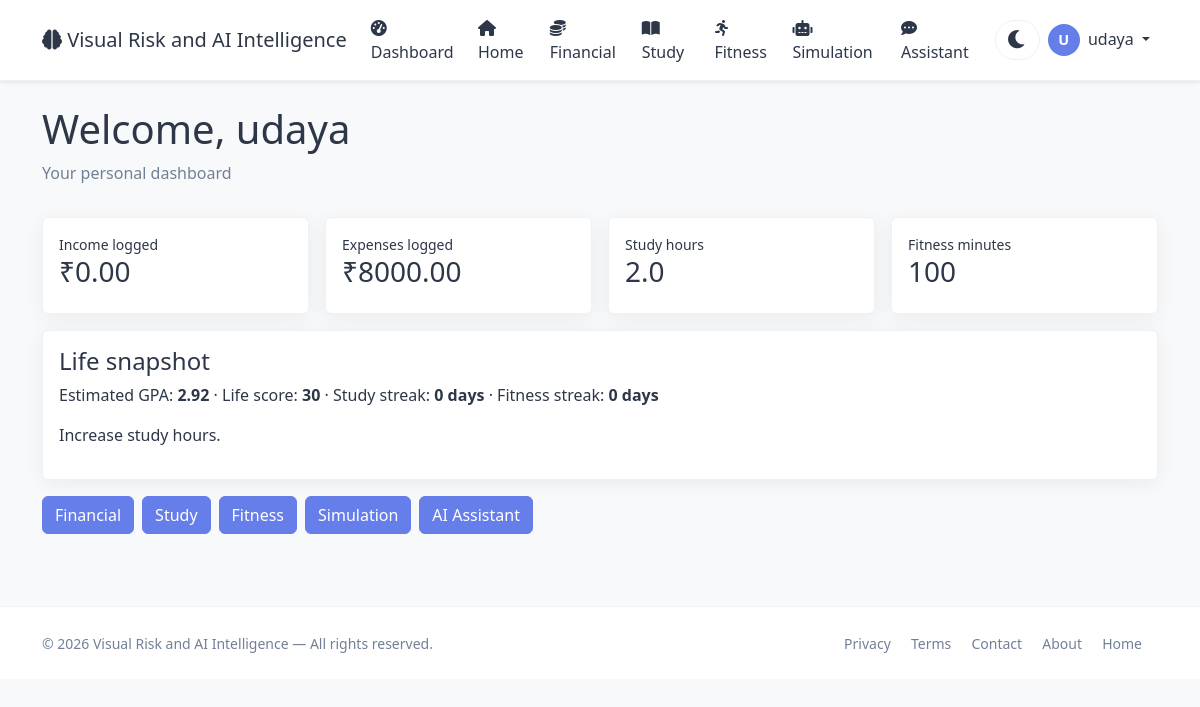
Screenshot of /user/dashboard (signed in) with the database file from the repository.
### app.py (models this page shows, shortened)
class User(UserMixin, db.Model):
    id = db.Column(db.Integer, primary_key=True)
    username = db.Column(db.String(80), unique=True, nullable=False)
    email = db.Column(db.String(120), unique=True, nullable=False)
    password_hash = db.Column(db.String(200), nullable=False)
    age = db.Column(db.Integer, default=25)
    occupation = db.Column(db.String(100), default='Student')
    monthly_income = db.Column(db.Float, default=50000)
    monthly_expenses = db.Column(db.Float, default=35000)
    savings = db.Column(db.Float, default=100000)
    study_hours_per_week = db.Column(db.Float, default=20)
    fitness_hours_per_week = db.Column(db.Float, default=5)
    sleep_hours_per_day = db.Column(db.Float, default=7)
    created_at = db.Column(db.DateTime, default=datetime.utcnow)
    is_admin = db.Column(db.Boolean, default=False)
    transactions = db.relationship('Transaction', backref='user', lazy=True)
    study_logs = db.relationship('StudyLog', backref='user', lazy=True)
    fitness_logs = db.relationship('FitnessLog', backref='user', lazy=True)
    goals = db.relationship('Goal', backref='user', lazy=True)

### app.py (the view, shortened to what this page needs)
@app.route('/user/dashboard')
@login_required
def user_dashboard():
    metrics = calculate_financial_metrics(current_user)
    gpa_info = predict_gpa(current_user)
    total_fitness = sum(f.duration_min for f in current_user.fitness_logs)
    monthly_income = defaultdict(float)
    monthly_expenses = defaultdict(float)
    for tx in current_user.transactions:
        month_key = tx.date.strftime('%Y-%m')
        if tx.type == 'income':
            monthly_income[month_key] += tx.amount
        else:
            monthly_expenses[month_key] += tx.amount
    all_months = sorted(set(monthly_income.keys()) | set(monthly_expenses.keys()))
    months = all_months[-6:]
    income_data = [monthly_income.get(m, 0) for m in months]
    expense_data = [monthly_expenses.get(m, 0) for m in months]
    study_dates = defaultdict(float)
    for log in current_user.study_logs:
        study_dates[log.date.strftime('%Y-%m-%d')] += log.hours
    study_days = sorted(study_dates.keys())[-14:]
    study_hours = [study_dates.get(d, 0) for d in study_days]
    fitness_dates = defaultdict(float)
    for log in current_user.fitness_logs:
        fitness_dates[log.date.strftime('%Y-%m-%d')] += log.duration_min
    fitness_days = sorted(fitness_dates.keys())[-14:]
    fitness_minutes = [fitness_dates.get(d, 0) for d in fitness_days]
    goal_progress = []
    monthly_net = defaultdict(float)
    for tx in current_user.transactions:
        month_key = tx.date.strftime('%Y-%m')
        if tx.type == 'income':
            monthly_net[month_key] += tx.amount
        else:
            monthly_net[month_key] -= tx.amount
    sorted_months = sorted(monthly_net.keys())
    net_values = [monthly_net[m] for m in sorted_months[-6:]]
    if len(net_values) >= 3:
        forecast_net = generate_forecast(net_values, 6)
        savings_forecast = []
        cum = current_user.savings
        for val in forecast_net:
            cum += val
            savings_forecast.append(cum)
    else:
        savings_forecast = [current_user.savings + i * 5000 for i in range(6)]
    study_hours_by_month = defaultdict(float)
    for log in current_user.study_logs:
        month_key = log.date.strftime('%Y-%m')
        study_hours_by_month[month_key] += log.hours
    study_hours_list = [
        study_hours_by_month[m]
        for m in sorted(study_hours_by_month.keys())[-4:]
    ]
    if len(study_hours_list) >= 3:
        forecast_hours = generate_forecast(study_hours_list, 3)
        gpa_forecast = []
        avg_prod = (
            sum((l.productivity_score or 0) for l in current_user.study_logs)
            / len(current_user.study_logs)
            if current_user.study_logs
            else 70
        )
        for hours in forecast_hours:
            gpa = 2.0 + (hours / 50) + (avg_prod / 200)
            gpa_forecast.append(round(min(4.0, max(1.0, gpa)), 2))
    else:
        gpa_forecast = [gpa_info['gpa'] + i * 0.05 for i in range(3)]
    fitness_by_day = defaultdict(float)
    for log in current_user.fitness_logs:
        fitness_by_day[log.date.strftime('%Y-%m-%d')] += log.duration_min
    fitness_days_list = list(fitness_by_day.values())[-14:]
    if len(fitness_days_list) >= 5:
        forecast_fitness = generate_forecast(fitness_days_list, 30)
        projected_fitness = sum(forecast_fitness)
    else:
        projected_fitness = total_fitness * 2
    total_study_hours = sum(log.hours for log in current_user.study_logs) or 0
    study_streak = 0
    if current_user.study_logs:
        study_days_set = set(log.date for log in current_user.study_logs)
        today = datetime.now().date()
        for i in range(7):
            if today - timedelta(days=i) in study_days_set:
                study_streak += 1
            else:
                break
    fitness_streak = 0
    if current_user.fitness_logs:
        today = datetime.now().date()
        for i in range(7):
            day_total = sum(
                l.duration_min
                for l in current_user.fitness_logs
                if l.date == (today - timedelta(days=i))
            )
            if day_total >= 10:
                fitness_streak += 1
            else:
                break
    subject_totals = defaultdict(float)
    for log in current_user.study_logs:
        if log.subject:
            subject_totals[log.subject] += log.hours
    subjects = list(subject_totals.keys())
    subject_hours = list(subject_totals.values())
    activity_totals = defaultdict(float)
    for log in current_user.fitness_logs:
        activity_totals[log.activity] += log.duration_min
    activities = list(activity_totals.keys())
    activity_minutes = list(activity_totals.values())
    life_score = (
        (metrics['rate'] / 30) * 20
        + (gpa_info['gpa'] / 4) * 30
        + (min(total_fitness, 300) / 300) * 25
        + (
            len([g for g in current_user.goals if g.achieved])
            / max(1, len(current_user.goals))
        ) * 25
    )
    life_score = round(life_score)
    return render_template(
        'user/dashboard.html',
        user=current_user,
        metrics=metrics,
        gpa=gpa_info,
        total_fitness=total_fitness,
        months=months,
        income_data=income_data,
        expense_data=expense_data,
        study_days=study_days,
        study_hours=study_hours,
        fitness_days=fitness_days,
        fitness_minutes=fitness_minutes,
        goal_progress=goal_progress,
        savings_forecast=savings_forecast,
        gpa_forecast=gpa_forecast,
        projected_fitness=projected_fitness,
        total_study_hours=total_study_hours,
        study_streak=study_streak,
        fitness_streak=fitness_streak,
        subjects=subjects,
        subject_hours=subject_hours,
        activities=activities,
        activity_minutes=activity_minutes,
        life_score=life_score,
    )

### app.py (called while the page is built)
@app.context_processor
def utility_processor():
    return dict(datetime=datetime)

def calculate_financial_metrics(user):
    income = sum(t.amount for t in user.transactions if t.type == 'income')
    expenses = sum(t.amount for t in user.transactions if t.type == 'expense')
    net = income - expenses
    rate = (net / income * 100) if income > 0 else 0
    return {
        'income': income,
        'expenses': expenses,
        'net': net,
        'rate': rate,
    }

def predict_gpa(user):
    logs = user.study_logs
    if not logs:
        return {
            'gpa': 3.0,
            'efficiency': 70,
            'recommendation': 'Log study sessions to get predictions.',
        }
    total_hours = sum(l.hours for l in logs)
    avg_prod = sum((l.productivity_score or 0) for l in logs) / len(logs)
    gpa = 2.0 + (total_hours / 100) + (avg_prod / 100)
    gpa = min(4.0, max(1.0, gpa))
    if total_hours < 20:
        rec = 'Increase study hours.'
    elif avg_prod < 70:
        rec = 'Improve focus and quality.'
    else:
        rec = 'Keep up the good work!'
    return {
        'gpa': round(gpa, 2),
        'efficiency': round(avg_prod, 1),
        'recommendation': rec,
    }

@login_manager.user_loader
def load_user(user_id):
    return User.query.get(int(user_id))

### templates/base.html (shortened to what this page needs)
<!DOCTYPE html>
<html lang="en" data-theme="light">
<head>
    <link href="https://cdn.jsdelivr.net/npm/bootstrap@5.3.0/dist/css/bootstrap.min.css" rel="stylesheet">
    <link rel="stylesheet" href="https://cdnjs.cloudflare.com/ajax/libs/font-awesome/6.0.0/css/all.min.css">
</head>
<body>
<nav class="navbar navbar-expand-lg navbar-light bg-white shadow-sm">
    <div class="container">
        <a class="navbar-brand" href="{{ url_for('index') }}">
            <i class="fas fa-brain"></i>
            Visual Risk and AI Intelligence
        </a>
        <div class="collapse navbar-collapse" id="navbarNav">
            <ul class="navbar-nav ms-auto align-items-lg-center">
                {% if current_user.is_authenticated %}
                    <li class="nav-item">
                        <a class="nav-link" href="{{ url_for('user_dashboard') }}">
                            <i class="fas fa-tachometer-alt me-1"></i>Dashboard
                        </a>
                    </li>
                    <li class="nav-item">
                        <a class="nav-link" href="{{ url_for('index') }}">
                            <i class="fas fa-home"></i>Home
                        </a>
                    </li>
                    <li class="nav-item">
                        <a class="nav-link" href="{{ url_for('user_financial') }}">
                            <i class="fas fa-coins me-1"></i>Financial
                        </a>
                    </li>
                    <li class="nav-item">
                        <a class="nav-link" href="{{ url_for('user_study') }}">
                            <i class="fas fa-book-open me-1"></i>Study
                        </a>
                    </li>
                    <li class="nav-item">
                        <a class="nav-link" href="{{ url_for('user_fitness') }}">
                            <i class="fas fa-running me-1"></i>Fitness
                        </a>
                    </li>
                    <li class="nav-item">
                        <a class="nav-link" href="{{ url_for('user_simulation') }}">
                            <i class="fas fa-robot me-1"></i>Simulation
                        </a>
                    </li>
                    <li class="nav-item">
                        <a class="nav-link" href="{{ url_for('user_assistant') }}">
                            <i class="fas fa-comment-dots me-1"></i>Assistant
                        </a>
                    </li>
                    <li class="nav-item">
                        <button class="theme-toggle"
                                id="themeToggle"
                                aria-label="Toggle theme">
                            <i class="fas fa-moon"></i>
                        </button>
                    </li>
                    <li class="nav-item dropdown">
                        <a class="nav-link dropdown-toggle"
                           href="#"
                           id="userDropdown"
                           role="button"
                           data-bs-toggle="dropdown">
                            <span class="user-avatar">{{ current_user.username[0]|upper }}</span>
                            <span class="ms-1">{{ current_user.username }}</span>
                        </a>
                    </li>
                {% endif %}
            </ul>
        </div>
    </div>
</nav>
{% block content %}{% endblock %}
<footer class="mt-5 py-4 bg-light border-top">
    <div class="container">
        <div class="row align-items-center">
            <div class="col-md-6 text-center text-md-start">
                <span class="text-muted small">
                    © 2026 Visual Risk and AI Intelligence — All rights reserved.
                </span>
            </div>
            <div class="col-md-6 text-center text-md-end">
                <a href="{{ url_for('privacy') }}"
                   class="text-muted text-decoration-none me-3 small">Privacy</a>
                <a href="{{ url_for('terms') }}"
                   class="text-muted text-decoration-none me-3 small">Terms</a>
                <a href="{{ url_for('contact') }}"
                   class="text-muted text-decoration-none me-3 small">Contact</a>
                <a href="{{ url_for('about') }}"
                   class="text-muted text-decoration-none me-3 small">About</a>
                <a href="{{ url_for('index') }}"
                   class="text-muted text-decoration-none me-3 small">Home</a>
            </div>
        </div>
    </div>
</footer>
</body>
</html>

### templates/base.html (style rules this page uses)
:root { --bg-body: #f8f9fa; --bg-navbar: #ffffff; --bg-card: #ffffff; --text-primary: #2d3748; --text-muted: #718096; --border-color: #edf2f7; --shadow: 0 4px 20px rgba(0,0,0,0.06); --accent: #667eea; --accent-gradient: linear-gradient(135deg, #667eea, #764ba2); --bg-input: #ffffff; --bg-wrapper: #f0f4ff; --bg-hero: linear-gradient(135deg, #667eea 0%, #764ba2 100%); --dropdown-bg: #ffffff; --dropdown-text: #2d3748; --btn-bg: #667eea; --btn-hover: #5a6fd6; --badge-bg: #edf2f7; --badge-text: #4a5568; --progress-bg: #edf2f7; --progress-fill: linear-gradient(90deg, #667eea, #764ba2); }
body { background: var(--bg-body) !important; color: var(--text-primary) !important; font-family: 'Segoe UI', Tahoma, Geneva, Verdana, sans-serif; transition: background 0.3s, color 0.3s; }
.navbar { background: var(--bg-navbar) !important; border-bottom: 1px solid var(--border-color); }
.navbar-brand, .nav-link { color: var(--text-primary) !important; }
.btn-primary { background: var(--btn-bg) !important; border-color: var(--btn-bg) !important; }
.card, .glass-card, .chart-container, .predict-card, .profile-card, .goals-card, .card-glass, .chart-box, .predict-box, .activity-card { background: var(--bg-card) !important; border-color: var(--border-color) !important; color: var(--text-primary) !important; box-shadow: var(--shadow) !important; }
.bg-light, .bg-white { background: var(--bg-card) !important; }
.text-muted { color: var(--text-muted) !important; }
.border-top, .border-bottom { border-color: var(--border-color) !important; }
.theme-toggle { background: var(--bg-input); border: 1px solid var(--border-color); font-size: 1.3rem; color: var(--text-primary); cursor: pointer; transition: transform 0.3s; padding: 0.2rem 0.7rem; border-radius: 30px; margin-left: 0.5rem; }
.user-avatar { width: 32px; height: 32px; border-radius: 50%; background: var(--accent); color: white; display: inline-flex; align-items: center; justify-content: center; font-weight: 600; font-size: 0.9rem; }

### rows the page displays
User: username "U", username "udaya", username "Welcome, udaya Your personal dashboard Income logged ₹0.00 Expenses logged ₹8000.00 Study hours 2.0 Fitness minutes 100 Life snapshot Estimated GPA: 2.92 · Life score: 30 · Study streak: 0 days · Fitness streak: 0 days Increase study hours. Financial Study Fitness Simulation AI Assistant"
